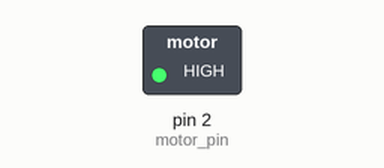
A sketch run on a simulated Arduino Uno, built with avr-gcc and run on an emulated ATmega328P. Parts: switched loads named in the sketch (green lamp = pin HIGH).

Above: at 1.0 s.
At 5.5 s:
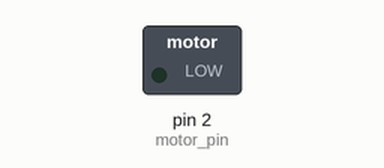
Timing chart, 0 to 7.0 s (numbered marks = the images above):
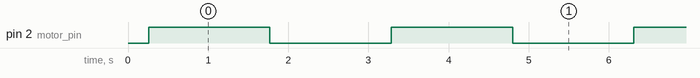

The sketch:

motor1-done.ino
```cpp
const int motor_pin = 2;


void setup() {
  // put your setup code here, to run once:
  pinMode(motor_pin, OUTPUT);

}

void loop() {

  /*
   * TODO:
   * 1) Gradually increase the speed of the motor to the maximum and decrease it to the minimum afterwards
   */
  //PLACE FOR YOUR CODE
  for(int i = 0; i < 255; i++)
  {
    analogWrite(motor_pin, i);
    delay(2);
  }
  delay(1000);
  for(int i = 255; i > 0; i--)
  {
    analogWrite(motor_pin, i);
    delay(2);
  }
  delay(1000);
}
```

Measured:
- by itself, pin 2 (motor_pin): alternates HIGH for 1.5 s and LOW for 1.5 s
